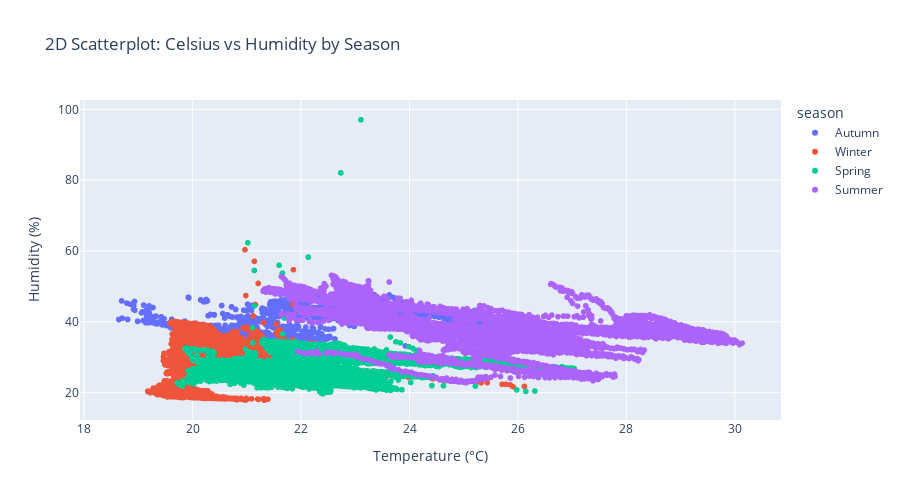

Notebook cell for this chart:
### Markdown cell above
Show 2D Scatterplot

### Code cell
fig_2d = px.scatter(
    df_subset_of_room_6s,
    x='celsius',
    y='humidity',
    color='season',
    title='2D Scatterplot: Celsius vs Humidity by Season',
    labels={'celsius': 'Temperature (°C)', 'humidity': 'Humidity (%)'},
    height=500
)

fig_2d.show()

### Figure 1 — Plotly figure (JSON) as saved in the notebook; plotly's stock layout.template omitted (floating-point values rounded to 4 significant figures; data arrays with more than 128 entries replaced by an {"elided": "..."} marker saying what was removed)
{"data": [{"hovertemplate": "season=Autumn<br>Temperature (°C)=%{x}<br>Humidity (%)=%{y}<extra></extra>", "legendgroup": "Autumn", "marker": {"color": "#636efa", "symbol": "circle"}, "mode": "markers", "name": "Autumn", "showlegend": true, "type": "scattergl", "x": {"elided": "3490 float values"}, "xaxis": "x", "y": {"elided": "3490 float values"}, "yaxis": "y"}, {"hovertemplate": "season=Winter<br>Temperature (°C)=%{x}<br>Humidity (%)=%{y}<extra></extra>", "legendgroup": "Winter", "marker": {"color": "#EF553B", "symbol": "circle"}, "mode": "markers", "name": "Winter", "showlegend": true, "type": "scattergl", "x": {"elided": "31430 float values"}, "xaxis": "x", "y": {"elided": "31430 float values"}, "yaxis": "y"}, {"hovertemplate": "season=Spring<br>Temperature (°C)=%{x}<br>Humidity (%)=%{y}<extra></extra>", "legendgroup": "Spring", "marker": {"color": "#00cc96", "symbol": "circle"}, "mode": "markers", "name": "Spring", "showlegend": true, "type": "scattergl", "x": {"elided": "26093 float values"}, "xaxis": "x", "y": {"elided": "26093 float values"}, "yaxis": "y"}, {"hovertemplate": "season=Summer<br>Temperature (°C)=%{x}<br>Humidity (%)=%{y}<extra></extra>", "legendgroup": "Summer", "marker": {"color": "#ab63fa", "symbol": "circle"}, "mode": "markers", "name": "Summer", "showlegend": true, "type": "scattergl", "x": {"elided": "10693 float values"}, "xaxis": "x", "y": {"elided": "10693 float values"}, "yaxis": "y"}], "layout": {"height": 500, "legend": {"title": {"text": "season"}, "tracegroupgap": 0}, "title": {"text": "2D Scatterplot: Celsius vs Humidity by Season"}, "xaxis": {"anchor": "y", "domain": [0, 1], "title": {"text": "Temperature (°C)"}}, "yaxis": {"anchor": "x", "domain": [0, 1], "title": {"text": "Humidity (%)"}}}}
